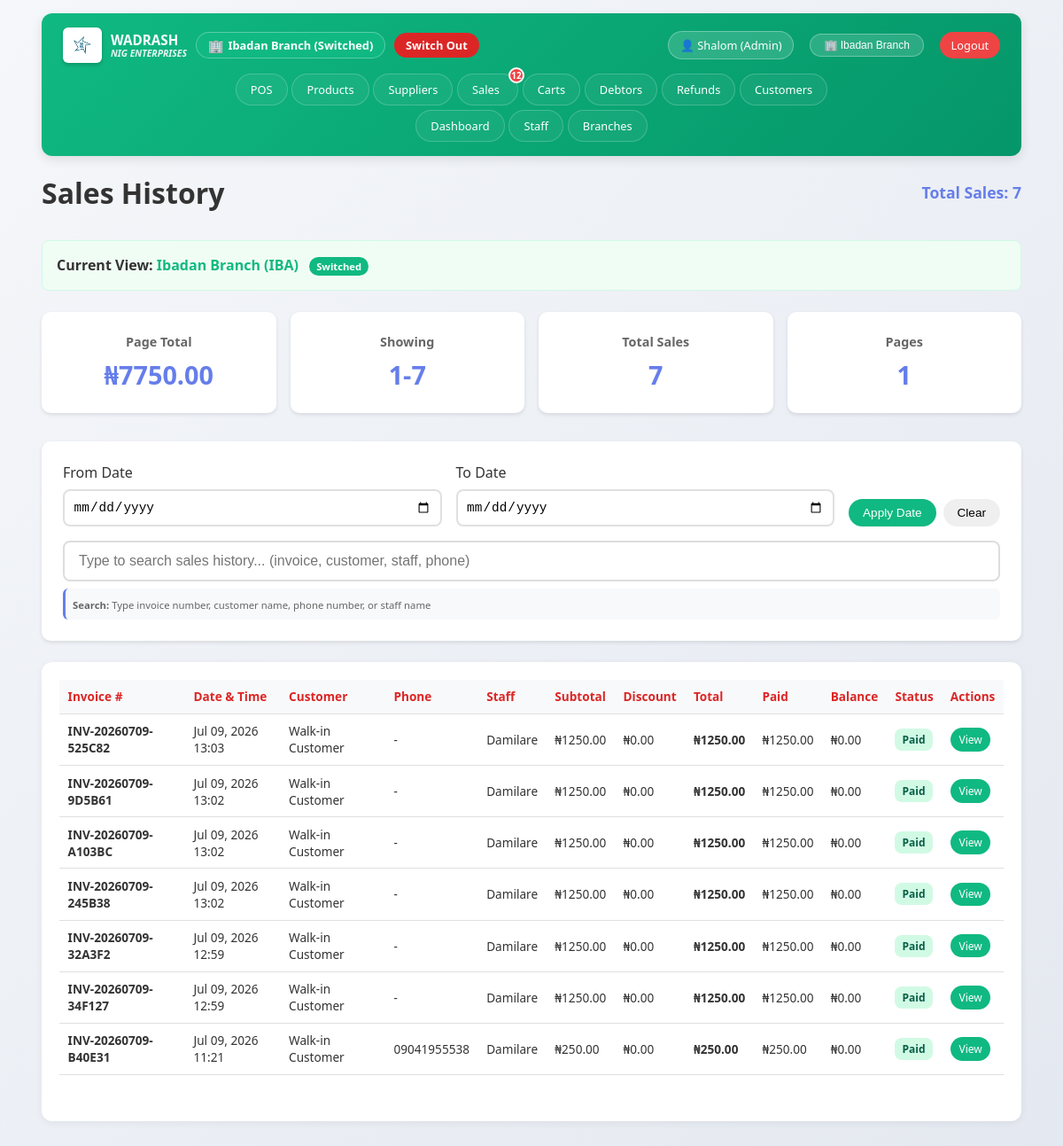
Before: /sales/history/ (signed in) with the older database file.
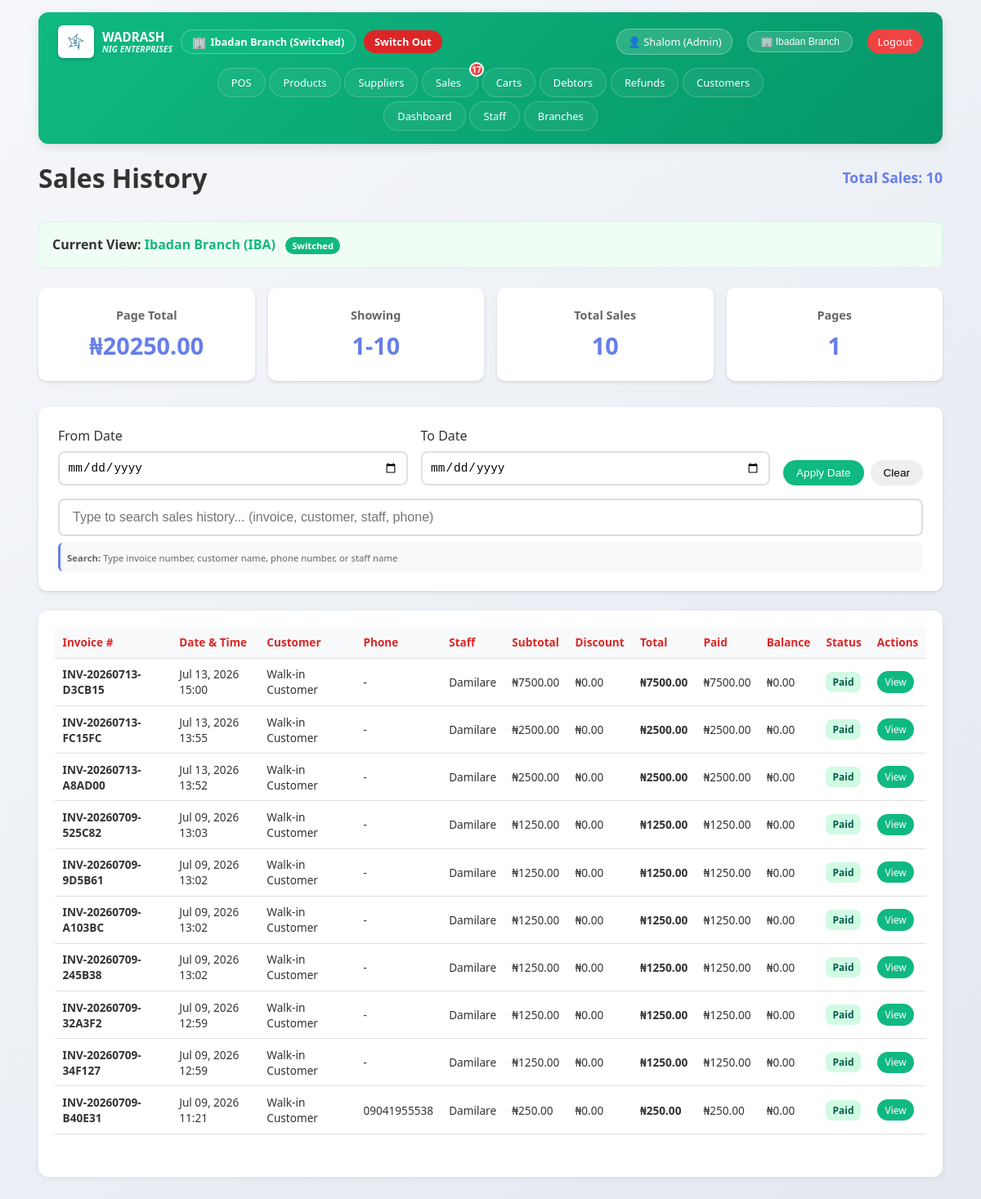
After: the same page with the newer database file.
### sales/models.py (models this page shows, shortened)
class Sale(models.Model):
    invoice_number = models.CharField(max_length=50, unique=True)
    staff = models.ForeignKey(User, on_delete=models.SET_NULL, null=True)
    customer_name = models.CharField(max_length=200, blank=True)
    customer_phone = models.CharField(max_length=15, blank=True)
    subtotal = models.DecimalField(max_digits=10, decimal_places=2, default=0)
    discount = models.DecimalField(max_digits=10, decimal_places=2, default=0)
    total = models.DecimalField(max_digits=10, decimal_places=2, default=0)
    amount_paid = models.DecimalField(max_digits=10, decimal_places=2, default=0)
    balance = models.DecimalField(max_digits=10, decimal_places=2, default=0)
    branch = models.ForeignKey(Branch, on_delete=models.CASCADE, null=True, blank=True, related_name='sales')
    payment_status = models.CharField(max_length=20, choices=[
        ('paid', 'Paid'),
        ('partial', 'Partial Payment'),
        ('unpaid', 'Unpaid')
    ], default='paid')
    created_at = models.DateTimeField(auto_now_add=True)
    updated_at = models.DateTimeField(auto_now=True)
    class Meta:
        db_table = 'sales'
        ordering = ['-created_at']

### inventoryApp/models.py (models this page shows, shortened)
class User(AbstractUser):
    ROLE_CHOICES = [
        ('admin', 'Admin'),
        ('staff', 'Staff'),
        ('manager', 'Manager'),
    ]
    role = models.CharField(max_length=20, choices=ROLE_CHOICES, default='staff')
    phone = models.CharField(max_length=15, blank=True)
    address = models.TextField(blank=True)
    branch = models.ForeignKey('branches.Branch', on_delete=models.SET_NULL, null=True, blank=True, related_name='users')
    class Meta:
        db_table = 'users'

### sales/views.py (the view, shortened to what this page needs)
# urls.py: path('history/', views.sale_history, name='sale_history'),
@login_required
def sale_history(request):
    search_query = request.GET.get('search', '')
    page_number = request.GET.get('page', 1)
    date_from = request.GET.get('date_from', '')
    date_to = request.GET.get('date_to', '')
    current_branch = None
    if request.user.is_superuser or request.user.role == 'admin':
        branch_id = request.session.get('current_branch_id')
        if branch_id:
            try:
                current_branch = Branch.objects.get(id=branch_id)
            except Branch.DoesNotExist:
                current_branch = None
    else:
        current_branch = request.user.branch
    sales = Sale.objects.all().select_related('staff', 'branch').order_by('-created_at')
    if current_branch:
        sales = sales.filter(branch=current_branch)
    elif not (request.user.is_superuser or request.user.role == 'admin'):
        sales = sales.none()
    paginator = Paginator(sales, 50)
    try:
        page_obj = paginator.page(page_number)
    except PageNotAnInteger:
        page_obj = paginator.page(1)
    except EmptyPage:
        page_obj = paginator.page(paginator.num_pages)
    page_total = sum(float(sale.total) for sale in page_obj.object_list)
    context = {
        'page_obj': page_obj,
        'sales': page_obj.object_list,
        'search_query': search_query,
        'page_total': page_total,
        'total_sales_count': sales.count(),
        'current_branch': current_branch,
        'viewing_all_branches': current_branch is None and (request.user.is_superuser or request.user.role == 'admin'),
        'date_from': date_from,
        'date_to': date_to,
    }
    return render(request, 'sales/sale_history.html', context)

### inventoryApp/context_processors.py (called while the page is built)
def notifications(request):
    if request.user.is_authenticated:
        return {
            'unread_dashboard_count': UserNotification.get_unread_count(
                request.user, 'dashboard'
            ),
            'unread_debtors_count': UserNotification.get_unread_count(
                request.user, 'debtors'
            ),
            'unread_refunds_count': UserNotification.get_unread_count(
                request.user, 'refunds'
            ),
            'unread_sales_count': UserNotification.get_unread_count(
                request.user, 'sales'
            ),
            'total_unread_count': UserNotification.get_unread_count(request.user),
        }
    return {}

def session_timeout(request):
    return {
        'session_timeout': getattr(settings, 'AUTO_LOGOUT_DELAY', 30),
    }

def all_branches(request):
    if request.user.is_authenticated:
        branches = Branch.objects.filter(is_active=True).order_by('name')
        return {'all_branches': branches}
    return {}

### sales/templates/sales/sale_history.html (shortened to what the changed rows need)
{% extends 'base.html' %}
{% block content %}
<div class="stats-header">
    <h1>Sales History</h1>
    <div style="font-size: 1.1rem; color: #667eea; font-weight: 600;">
        Total Sales: {{ total_sales_count }}
    </div>
</div>
<div class="stats-cards">
    <div class="stat-card">
        <h3>Page Total</h3>
        <div class="value">₦{{ page_total|floatformat:2 }}</div>
    </div>
    <div class="stat-card">
        <h3>Showing</h3>
        <div class="value">{{ page_obj.start_index }}-{{ page_obj.end_index }}</div>
    </div>
    <div class="stat-card">
        <h3>Total Sales</h3>
        <div class="value">{{ total_sales_count }}</div>
    </div>
</div>
<div class="card">
    <div class="table-container">
        <table>
            <thead>
                <tr>
                    <th>Invoice #</th>
                    <th>Date & Time</th>
                    <th>Customer</th>
                    <th>Phone</th>
                    <th>Staff</th>
                    <th>Subtotal</th>
                    <th>Discount</th>
                    <th>Total</th>
                    <th>Paid</th>
                    <th>Balance</th>
                    <th>Status</th>
                    <th>Actions</th>
                </tr>
            </thead>
            <tbody id="salesTableBody">
                {% for sale in sales %}
                <tr>
                    <td><strong>{{ sale.invoice_number }}</strong></td>
                    <td>{{ sale.created_at|date:"M d, Y H:i" }}</td>
                    <td>{{ sale.customer_name|default:"-" }}</td>
                    <td>{{ sale.customer_phone|default:"-" }}</td>
                    <td>{{ sale.staff.username }}</td>
                    <td>₦{{ sale.subtotal|floatformat:2 }}</td>
                    <td>₦{{ sale.discount|floatformat:2 }}</td>
                    <td><strong>₦{{ sale.total|floatformat:2 }}</strong></td>
                    <td>₦{{ sale.amount_paid|floatformat:2 }}</td>
                    <td>
                        {% if sale.balance > 0 %}
                        <strong style="color: #dc3545;">₦{{ sale.balance|floatformat:2 }}</strong>
                        {% else %}
                        ₦{{ sale.balance|floatformat:2 }}
                        {% endif %}
                    </td>
                    <td>
                        {% if sale.payment_status == 'paid' %}
                        <span class="badge badge-success">Paid</span>
                        {% elif sale.payment_status == 'partial' %}
                        <span class="badge badge-warning">Partial</span>
                        {% else %}
                        <span class="badge badge-danger">Unpaid</span>
                        {% endif %}
                    </td>
                    <td>
                        <div class="action-buttons">
                            <a href="{% url 'view_receipt' sale.id %}" class="btn btn-primary btn-sm">
                                View
                            </a>
                        </div>
                    </td>
                </tr>
                {% endfor %}
            </tbody>
        </table>
    </div>
</div>
{% endblock %}

### templates/base.html (shortened to what the changed rows need)
<!DOCTYPE html>
<html lang="en">
<head>
    {% load static %}
    <link href="{% static 'css/style.css' %}" rel="stylesheet">
</head>
<body data-unread-dashboard-count="{{ unread_dashboard_count|default:0 }}"
      data-unread-debtors-count="{{ unread_debtors_count|default:0 }}"
      data-unread-refunds-count="{{ unread_refunds_count|default:0 }}"
      data-unread-sales-count="{{ unread_sales_count|default:0 }}">
    <div class="container">
        {% if user.is_authenticated %}
        <nav class="navbar">
            <div class="nav-grid-container" id="navMenu">
                <div class="nav-row">
                    {% if user.role == 'admin' or user.role == 'manager' or user.is_superuser %}
                        <a href="{% url 'sale_history' %}" class="nav-link {% if '/sale_history' in request.path %}active{% endif %}">
                            Sales{% if unread_sales_count > 0 %}<span class="notification-badge">{{ unread_sales_count }}</span>{% endif %}
                        </a>
                    {% endif %}
                </div>
            </div>
        </nav>
        {% endif %}
        {% block content %}{% endblock %}
    </div>
</body>
</html>

Changed rows visible on the page:
added Sale: invoice_number "INV-20260713-D3CB15", created_at "Jul 13, 2026 15:00", customer_name "Walk-in Customer", customer_phone "-", staff.username "Damilare", subtotal "7500.00", discount "0.00", total "7500.00", amount_paid "7500.00", balance "0.00", payment_status "Paid"
added Sale: invoice_number "INV-20260713-FC15FC", created_at "Jul 13, 2026 13:55", customer_name "Walk-in Customer", customer_phone "-", staff.username "Damilare", subtotal "2500.00", discount "0.00", total "2500.00", amount_paid "2500.00", balance "0.00", payment_status "Paid"
added Sale: invoice_number "INV-20260713-A8AD00", created_at "Jul 13, 2026 13:52", customer_name "Walk-in Customer", customer_phone "-", staff.username "Damilare", subtotal "2500.00", discount "0.00", total "2500.00", amount_paid "2500.00", balance "0.00", payment_status "Paid"
Other visible differences:
{{ unread_sales_count }}: "12" → "17"
{{ total_sales_count }}: "7" → "10"
{{ page_total|floatformat:2 }}: "7750.00" → "20250.00"
{{ page_obj.end_index }}: "7" → "10"
